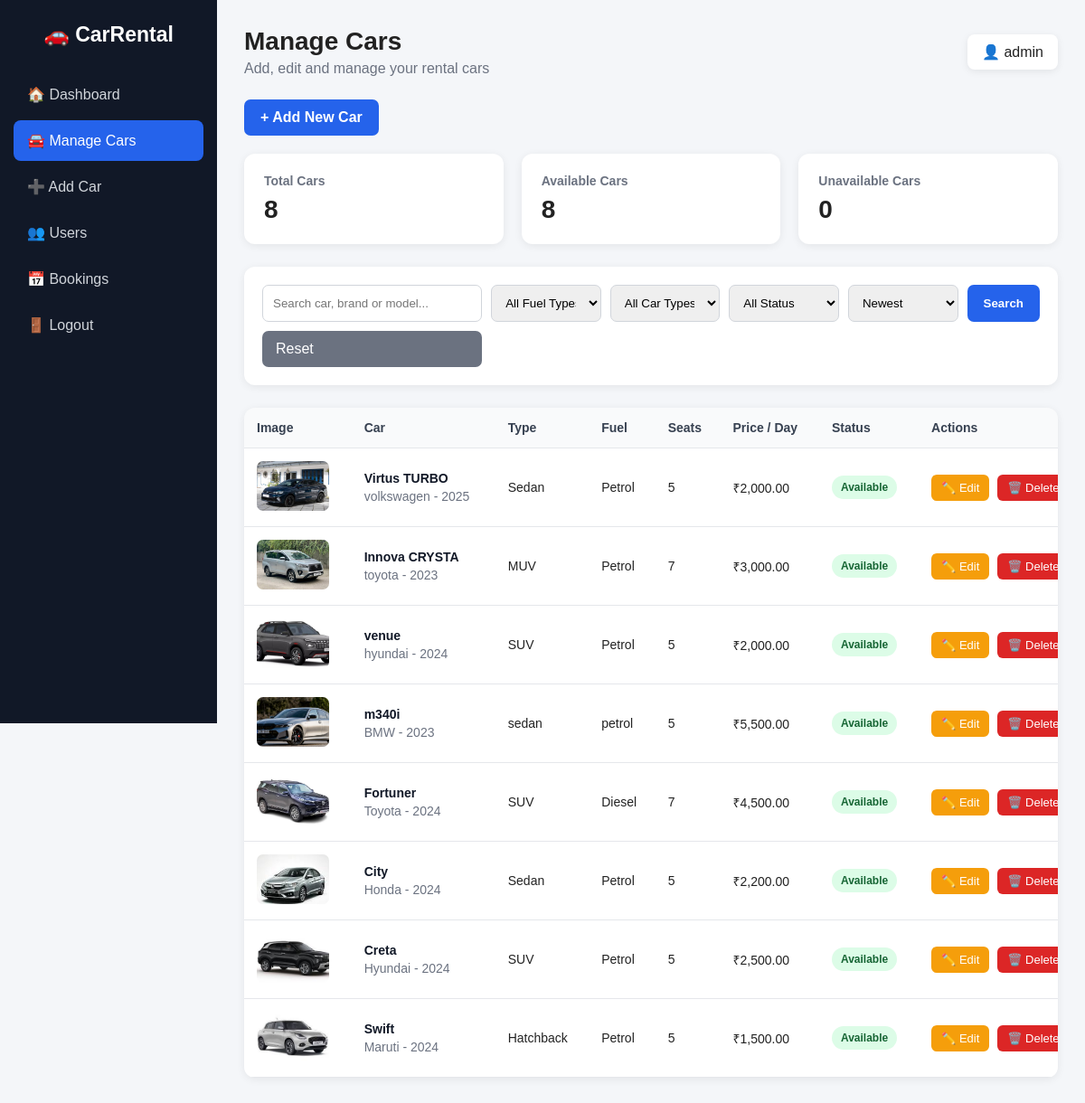
/admin/cars.php (signed in), run on the app's committed database.
### tables this page shows
CREATE TABLE `cars` (
  `car_id` int(11) NOT NULL,
  `car_name` varchar(100) NOT NULL,
  `brand` varchar(100) NOT NULL,
  `model` varchar(50) DEFAULT NULL,
  `car_type` varchar(50) DEFAULT NULL,
  `price_per_day` decimal(10,2) NOT NULL,
  `fuel_type` varchar(30) DEFAULT NULL,
  `seats` int(11) DEFAULT NULL,
  `image` varchar(255) DEFAULT NULL,
  `status` varchar(30) DEFAULT 'Available',
  `created_at` timestamp NOT NULL DEFAULT current_timestamp()
);

### admin/cars.php (the view, shortened to what this page needs)
<?php
include "../config/db.php";
$search = isset($_GET['search']) ? trim($_GET['search']) : "";
$sort = isset($_GET['sort']) ? trim($_GET['sort']) : "newest";
$sql = "SELECT * FROM cars WHERE 1=1";
if ($sort == "price_low") {
    $sql .= " ORDER BY price_per_day ASC";
}
elseif ($sort == "price_high") {
    $sql .= " ORDER BY price_per_day DESC";
}
elseif ($sort == "name_az") {
    $sql .= " ORDER BY car_name ASC";
}
elseif ($sort == "name_za") {
    $sql .= " ORDER BY car_name DESC";
}
else {
    $sql .= " ORDER BY car_id DESC";
}
$stmt = mysqli_prepare($conn, $sql);
mysqli_stmt_execute($stmt);
$result = mysqli_stmt_get_result($stmt);
$totalCars = 0;
$availableCars = 0;
$unavailableCars = 0;
$statsQuery = mysqli_query($conn, "SELECT
    COUNT(*) AS total,
    SUM(status = 'Available') AS available,
    SUM(status != 'Available') AS unavailable
    FROM cars");
if ($statsQuery) {
    $stats = mysqli_fetch_assoc($statsQuery);
    $totalCars = $stats['total'];
    $availableCars = $stats['available'] ?? 0;
    $unavailableCars = $stats['unavailable'] ?? 0;
}
?>
<!DOCTYPE html>
<html lang="en">
<head>
</head>
<body>
<div class="sidebar">
    <div class="logo">
        🚗 CarRental
    </div>
    <a href="dashboard.php">
        🏠 Dashboard
    </a>
    <a href="cars.php" class="active">
        🚘 Manage Cars
    </a>
    <a href="add_car.php">
        ➕ Add Car
    </a>
    <a href="users.php">
        👥 Users
    </a>
    <a href="bookings.php">
        📅 Bookings
    </a>
    <a href="logout.php">
        🚪 Logout
    </a>
</div>
<div class="main">
    <div class="topbar">
        <div>
            <h1>Manage Cars</h1>
            <p style="color:#6b7280; margin-top:5px;">
                Add, edit and manage your rental cars
            </p>
        </div>
        <div class="admin-name">
            👤
            <?php
            echo isset($_SESSION['admin_username'])
                ? htmlspecialchars($_SESSION['admin_username'])
                : "Administrator";
            ?>
        </div>
    </div>
    <a href="add_car.php" class="add-btn">
        + Add New Car
    </a>
    <div class="stats">
        <div class="stat-card">
            <h3>Total Cars</h3>
            <p>
                <?php echo $totalCars; ?>
            </p>
        </div>
        <div class="stat-card">
            <h3>Available Cars</h3>
            <p>
                <?php echo $availableCars; ?>
            </p>
        </div>
        <div class="stat-card">
            <h3>Unavailable Cars</h3>
            <p>
                <?php echo $unavailableCars; ?>
            </p>
        </div>
    </div>
    <div class="filter-box">
        <form method="GET" action="cars.php" class="filter-form">
            <input
                type="text"
                name="search"
                placeholder="Search car, brand or model..."
                value="<?php echo htmlspecialchars($search); ?>"
            >
            <select name="fuel">
                <option value="">All Fuel Types</option>
            </select>
            <select name="type">
                <option value="">All Car Types</option>
            </select>
            <select name="status">
                <option value="">All Status</option>
            </select>
            <select name="sort" onchange="this.form.submit()">
                <option value="newest"
                    <?php if ($sort == "newest") echo "selected"; ?>>
                    Newest
                </option>
            </select>
            <button type="submit" class="filter-btn">
                Search
            </button>
            <a href="cars.php" class="reset-btn">
                Reset
            </a>
        </form>
    </div>
    <div class="table-box">
        <table>
            <thead>
                <tr>
                    <th>Image</th>
                    <th>Car</th>
                    <th>Type</th>
                    <th>Fuel</th>
                    <th>Seats</th>
                    <th>Price / Day</th>
                    <th>Status</th>
                    <th>Actions</th>
                </tr>
            </thead>
            <tbody>
            <?php if (mysqli_num_rows($result) > 0) { ?>
                <?php while ($car = mysqli_fetch_assoc($result)) { ?>
                    <tr>
                        <td>
                            <?php if (!empty($car['image'])) { ?>
                                <img
                                    src="../images/<?php echo htmlspecialchars($car['image']); ?>"
                                    class="car-image"
                                    alt="Car"
                                >
                            <?php } else { ?>
                                <div class="no-image">
                                    🚗
                                </div>
                            <?php } ?>
                        </td>
                        <td>
                            <div class="car-name">
                                <?php echo htmlspecialchars($car['car_name']); ?>
                            </div>
                            <div class="small-text">
                                <?php echo htmlspecialchars($car['brand']); ?>
                                -
                                <?php echo htmlspecialchars($car['model']); ?>
                            </div>
                        </td>
                        <td>
                            <?php echo htmlspecialchars($car['car_type']); ?>
                        </td>
                        <td>
                            <?php echo htmlspecialchars($car['fuel_type']); ?>
                        </td>
                        <td>
                            <?php echo htmlspecialchars($car['seats']); ?>
                        </td>
                        <td>
                            ₹<?php echo number_format($car['price_per_day'], 2); ?>
                        </td>
                        <td>
                            <?php if ($car['status'] == "Available") { ?>
                                <span class="status available">
                                    Available
                                </span>
                            <?php } else { ?>
                                <span class="status unavailable">
                                    <?php echo htmlspecialchars($car['status']); ?>
                                </span>
                            <?php } ?>
                        </td>
                        <td>
                            <a
                                href="edit_car.php?id=<?php echo $car['car_id']; ?>"
                                class="action-btn edit-btn"
                            >
                                ✏️ Edit
                            </a>
                            <a
                                href="delete_car.php?id=<?php echo $car['car_id']; ?>"
                                class="action-btn delete-btn"
                                onclick="return confirm('Are you sure you want to delete this car?');"
                            >
                                🗑️ Delete
                            </a>
                        </td>
                    </tr>
                <?php } ?>
            <?php } ?>
            </tbody>
        </table>
    </div>
</div>
</body>
</html>

### admin/cars.php (style rules this page uses)
* { box-sizing: border-box; margin: 0; padding: 0; font-family: Arial, sans-serif; }
body { background: #f4f6f9; color: #222; }
.sidebar { position: fixed; left: 0; top: 0; width: 240px; height: 100vh; background: #111827; color: white; padding: 25px 15px; }
.logo { font-size: 23px; font-weight: bold; text-align: center; margin-bottom: 30px; }
.sidebar a { display: block; color: #d1d5db; text-decoration: none; padding: 13px 15px; margin-bottom: 6px; border-radius: 8px; transition: 0.2s; }
.sidebar a:hover, .sidebar a.active { background: #2563eb; color: white; }
.main { margin-left: 240px; padding: 30px; }
.topbar { display: flex; justify-content: space-between; align-items: center; margin-bottom: 25px; gap: 15px; }
.topbar h1 { font-size: 28px; }
.admin-name { background: white; padding: 10px 16px; border-radius: 8px; box-shadow: 0 2px 8px rgba(0,0,0,0.08); }
.add-btn { display: inline-block; background: #2563eb; color: white; padding: 11px 18px; border-radius: 7px; text-decoration: none; font-weight: bold; margin-bottom: 20px; }
.stats { display: grid; grid-template-columns: repeat(3, 1fr); gap: 20px; margin-bottom: 25px; }
.stat-card { background: white; padding: 22px; border-radius: 12px; box-shadow: 0 2px 10px rgba(0,0,0,0.07); }
.stat-card h3 { font-size: 14px; color: #6b7280; margin-bottom: 8px; }
.stat-card p { font-size: 28px; font-weight: bold; }
.filter-box { background: white; padding: 20px; border-radius: 12px; box-shadow: 0 2px 10px rgba(0,0,0,0.07); margin-bottom: 25px; }
.filter-form { display: grid; grid-template-columns: 2fr 1fr 1fr 1fr 1fr auto; gap: 10px; }
.filter-form input, .filter-form select { width: 100%; padding: 11px; border: 1px solid #d1d5db; border-radius: 7px; outline: none; }
.filter-btn { background: #2563eb; color: white; border: none; padding: 11px 18px; border-radius: 7px; cursor: pointer; font-weight: bold; }
.reset-btn { background: #6b7280; color: white; padding: 11px 15px; border-radius: 7px; text-decoration: none; display: inline-block; }
.table-box { background: white; border-radius: 12px; box-shadow: 0 2px 10px rgba(0,0,0,0.07); overflow-x: auto; }
table { width: 100%; border-collapse: collapse; min-width: 950px; }
th, td { padding: 14px; text-align: left; border-bottom: 1px solid #e5e7eb; }
th { background: #f9fafb; color: #374151; font-size: 14px; }
td { font-size: 14px; }
.car-image { width: 80px; height: 55px; object-fit: cover; border-radius: 7px; }
.car-name { font-weight: bold; color: #111827; }
.small-text { color: #6b7280; margin-top: 4px; }
.status { display: inline-block; padding: 6px 10px; border-radius: 20px; font-size: 12px; font-weight: bold; }
.available { background: #dcfce7; color: #166534; }
.action-btn { display: inline-block; padding: 7px 11px; border-radius: 6px; text-decoration: none; font-size: 13px; margin-right: 5px; }
.edit-btn { background: #f59e0b; color: white; }
.delete-btn { background: #dc2626; color: white; }

### data on the page
cars: image (picture), car_name "Virtus TURBO", brand "volkswagen", model "2025", car_type "Sedan", fuel_type "Petrol", seats "5", price_per_day "2,000.00", status "Available"
cars: image (picture), car_name "Innova CRYSTA", brand "toyota", model "2023", car_type "MUV", fuel_type "Petrol", seats "7", price_per_day "3,000.00", status "Available"
cars: image (picture), car_name "venue", brand "hyundai", model "2024", car_type "SUV", fuel_type "Petrol", seats "5", price_per_day "2,000.00", status "Available"
cars: image (picture), car_name "m340i", brand "BMW", model "2023", car_type "sedan", fuel_type "petrol", seats "5", price_per_day "5,500.00", status "Available"
cars: image (picture), car_name "Fortuner", brand "Toyota", model "2024", car_type "SUV", fuel_type "Diesel", seats "7", price_per_day "4,500.00", status "Available"
cars: image (picture), car_name "City", brand "Honda", model "2024", car_type "Sedan", fuel_type "Petrol", seats "5", price_per_day "2,200.00", status "Available"
cars: image (picture), car_name "Creta", brand "Hyundai", model "2024", car_type "SUV", fuel_type "Petrol", seats "5", price_per_day "2,500.00", status "Available"
cars: image (picture), car_name "Swift", brand "Maruti", model "2024", car_type "Hatchback", fuel_type "Petrol", seats "5", price_per_day "1,500.00", status "Available"

### other printed values
$_SESSION['admin_username'] "admin"
$totalCars "8"
$availableCars "8"
$unavailableCars "0"
